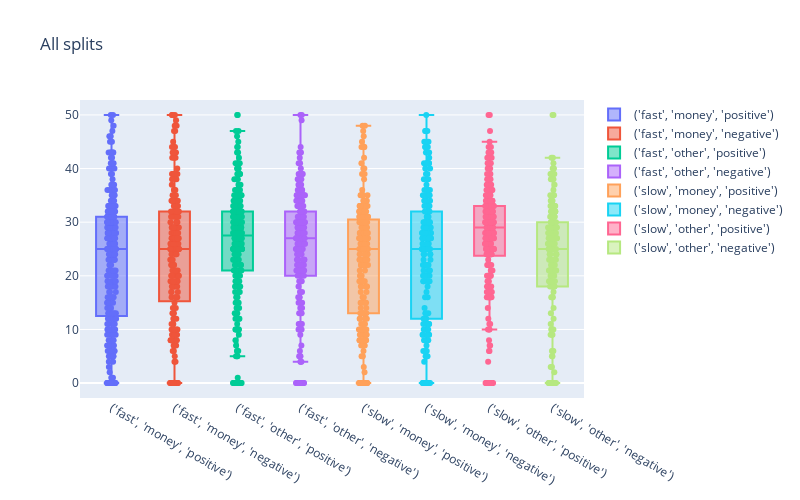

Notebook code for this chart:
### Code cell
plot_craving_box(split_cravings, title='All splits')

### Figure 1 — Plotly figure (JSON) as saved in the notebook; plotly's stock layout.template omitted (floating-point values rounded to 4 significant figures; data arrays with more than 128 entries replaced by an {"elided": "..."} marker saying what was removed)
{"data": [{"boxpoints": "all", "name": "('fast', 'money', 'positive')", "pointpos": 0, "type": "box", "x": {"elided": "292 str values"}, "y": {"elided": "292 int values"}}, {"boxpoints": "all", "name": "('fast', 'money', 'negative')", "pointpos": 0, "type": "box", "x": {"elided": "203 str values"}, "y": {"elided": "203 int values"}}, {"boxpoints": "all", "name": "('fast', 'other', 'positive')", "pointpos": 0, "type": "box", "x": {"elided": "284 str values"}, "y": {"elided": "284 int values"}}, {"boxpoints": "all", "name": "('fast', 'other', 'negative')", "pointpos": 0, "type": "box", "x": {"elided": "211 str values"}, "y": {"elided": "211 int values"}}, {"boxpoints": "all", "name": "('slow', 'money', 'positive')", "pointpos": 0, "type": "box", "x": {"elided": "232 str values"}, "y": {"elided": "232 int values"}}, {"boxpoints": "all", "name": "('slow', 'money', 'negative')", "pointpos": 0, "type": "box", "x": {"elided": "173 str values"}, "y": {"elided": "173 int values"}}, {"boxpoints": "all", "name": "('slow', 'other', 'positive')", "pointpos": 0, "type": "box", "x": {"elided": "245 str values"}, "y": {"elided": "245 int values"}}, {"boxpoints": "all", "name": "('slow', 'other', 'negative')", "pointpos": 0, "type": "box", "x": {"elided": "160 str values"}, "y": {"elided": "160 int values"}}], "layout": {"height": 500, "title": {"text": "All splits"}, "width": 800}}
